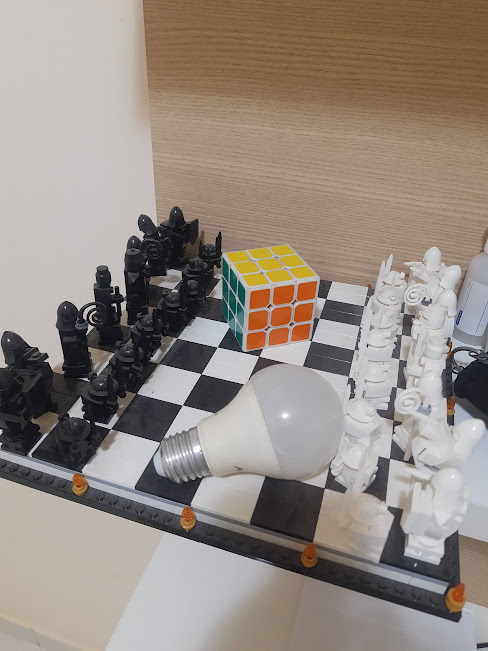
#> input picture img.jpg, 488 x 651 px, found by its file name
$ python 'decomposição.py'
#> lines starting #> are read from the running program, lines starting #| are printed output that depends on the picture
from matplotlib.image import imread
import numpy as np
import matplotlib.pyplot as plt
import pywt
plt.rcParams['figure.figsize'] = [16, 16]
plt.rcParams.update({'font.size': 18})

A = imread(r'C:\\Users\\artur\\OneDrive\\Área de Trabalho\\PDI\\exemplo_imagem\\img.jpg')
#> A is the input picture: shape (651, 488, 3); mean R, G, B 149.6, 138.6, 130.2
B = np.mean(A, -1); # converte para escala de cinza
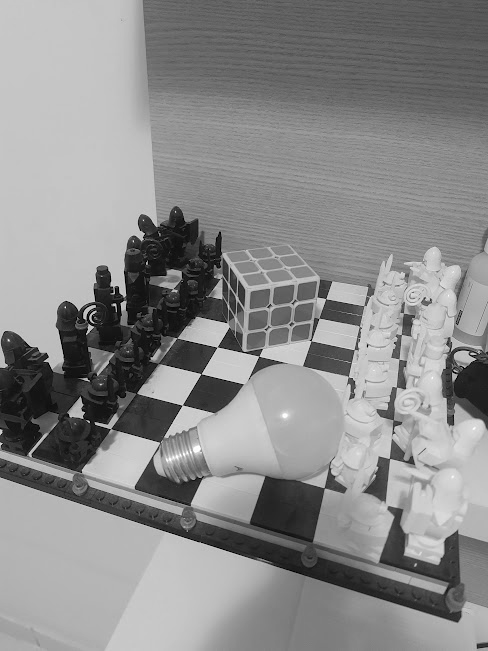
#> B: shape (651, 488) float64; min 0, max 255, mean 139.5

#Decomposição wavelet (nível 2) utilizando wavelet db1
n = 2
w = 'db1'
coeffs = pywt.wavedec2(B, wavelet = w, level=n)
#> coeffs = 3 items

#normalização dos coeficientes
coeffs[0] /= np.abs(coeffs[0]).max()
for detail_level in range(n):
    coeffs[detail_level + 1] = [d/np.abs(d).max() for d in coeffs[detail_level + 1]]
arr, coeff_slices = pywt.coeffs_to_array(coeffs)
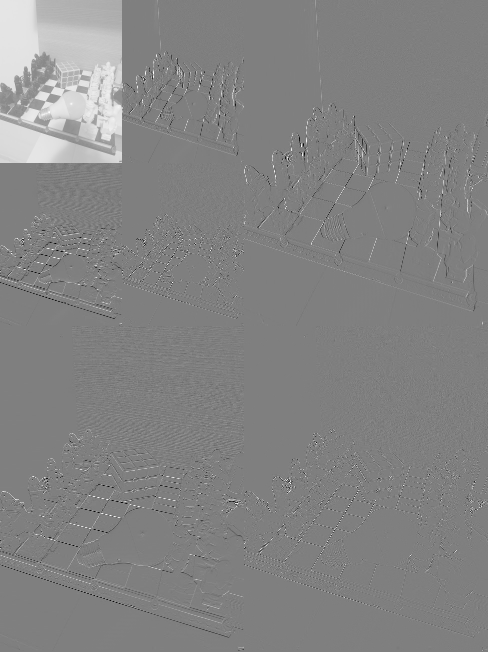
#> arr: shape (652, 488) float64; min -1, max 1, mean 0.0351; drawn with min black and max white
#> coeff_slices = 3 items

plt.imshow(arr, cmap='gray_r',vmin=-0.25, vmax=0.75)
plt.rcParams['figure.figsize'] = [16, 16]
plt.show()

$ run again, with big-ben.jpg copied over img.jpg
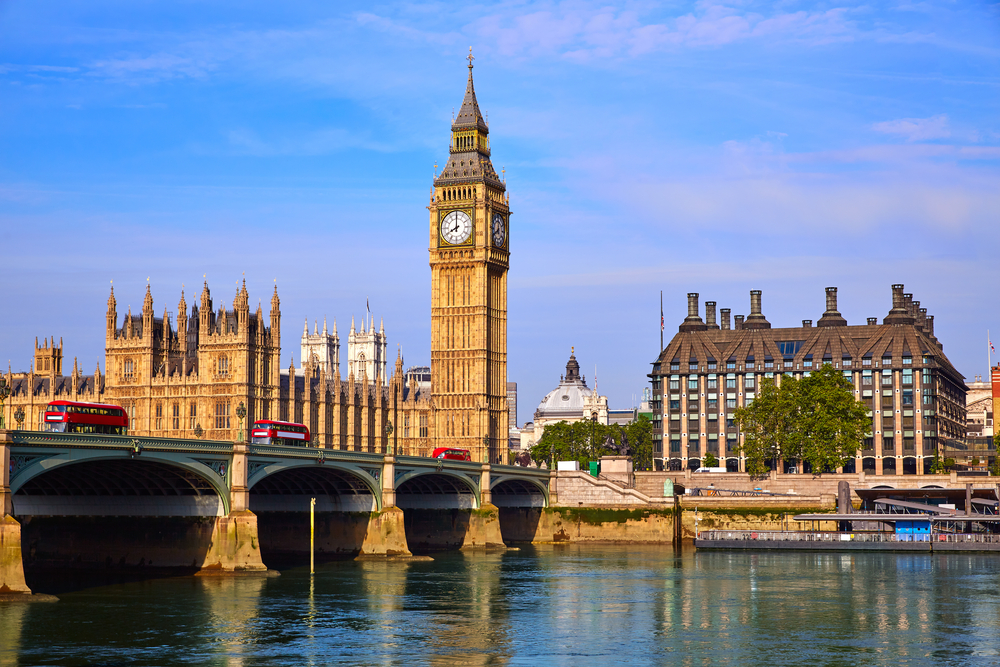
#> input picture big-ben.jpg, 1000 x 667 px, found by its file name
#> A is the input picture: shape (667, 1000, 3); mean R, G, B 120.3, 133.2, 157.9
#> `B = np.mean(A, -1);`:
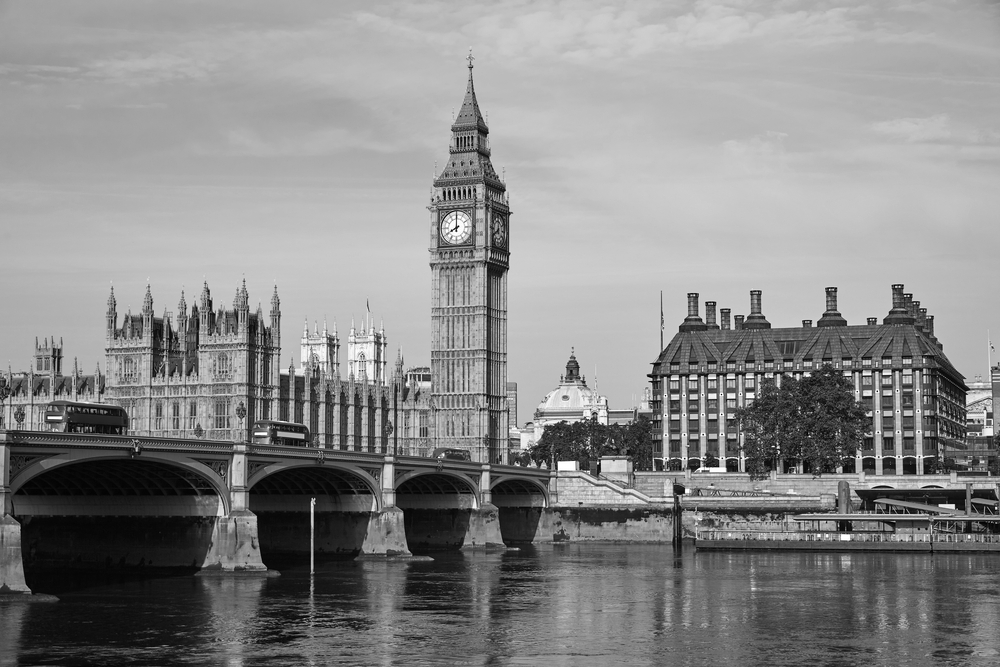
#> B: shape (667, 1000) float64; min 0, max 255, mean 137.1
#> coeffs = 3 items
#> `arr, coeff_slices = pywt.coeffs_to_array(coeffs)`:
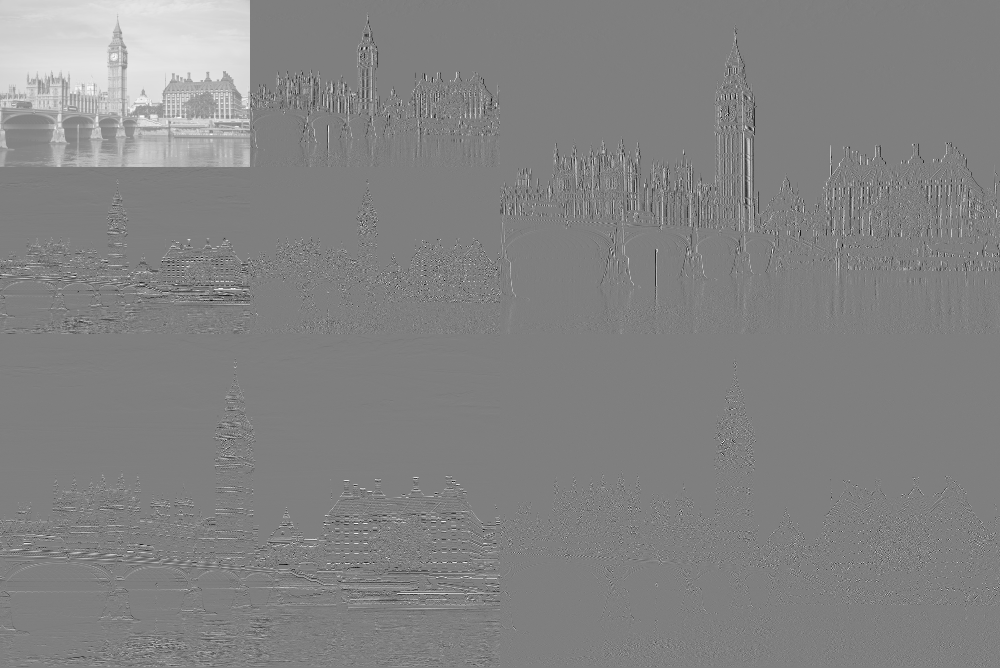
#> arr: shape (668, 1000) float64; min -1, max 1, mean 0.034; drawn with min black and max white

$ run again, with imagem1.jpg copied over img.jpg
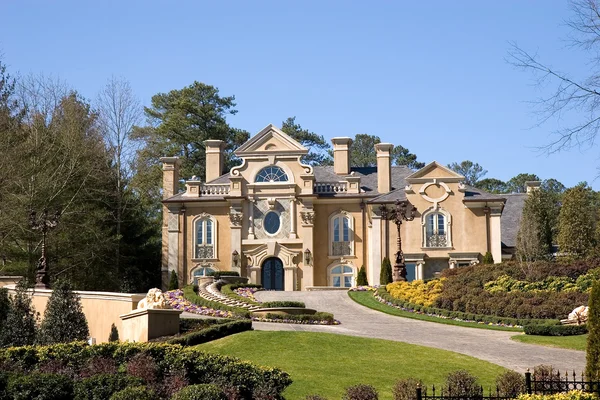
#> input picture imagem1.jpg, 600 x 400 px, found by its file name
#> A is the input picture: shape (400, 600, 3); mean R, G, B 124.5, 131.4, 133.5
#> `B = np.mean(A, -1);`:
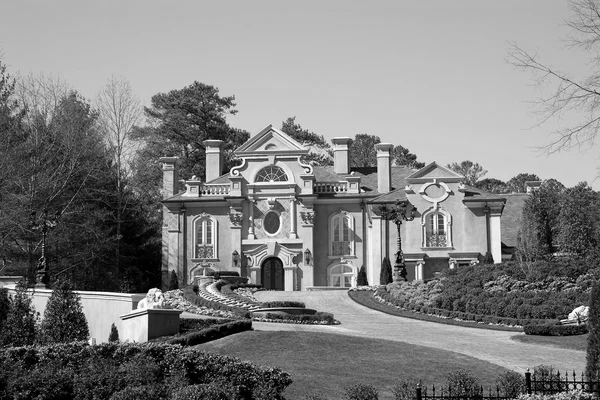
#> B: shape (400, 600) float64; min 0, max 255, mean 129.8
#> coeffs = 3 items
#> `arr, coeff_slices = pywt.coeffs_to_array(coeffs)`:
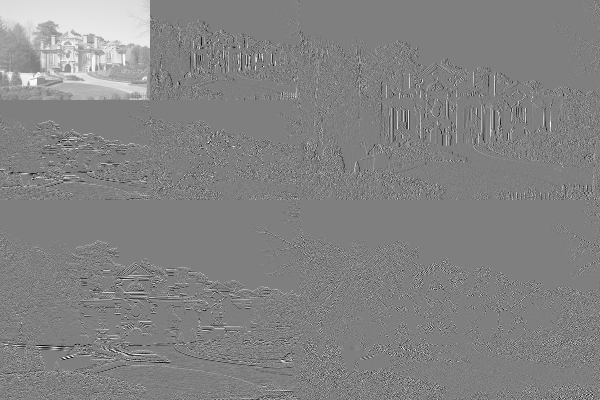
#> arr: shape (400, 600) float64; min -1, max 1, mean 0.0338; drawn with min black and max white

$ run again, with wavelets.jpg copied over img.jpg
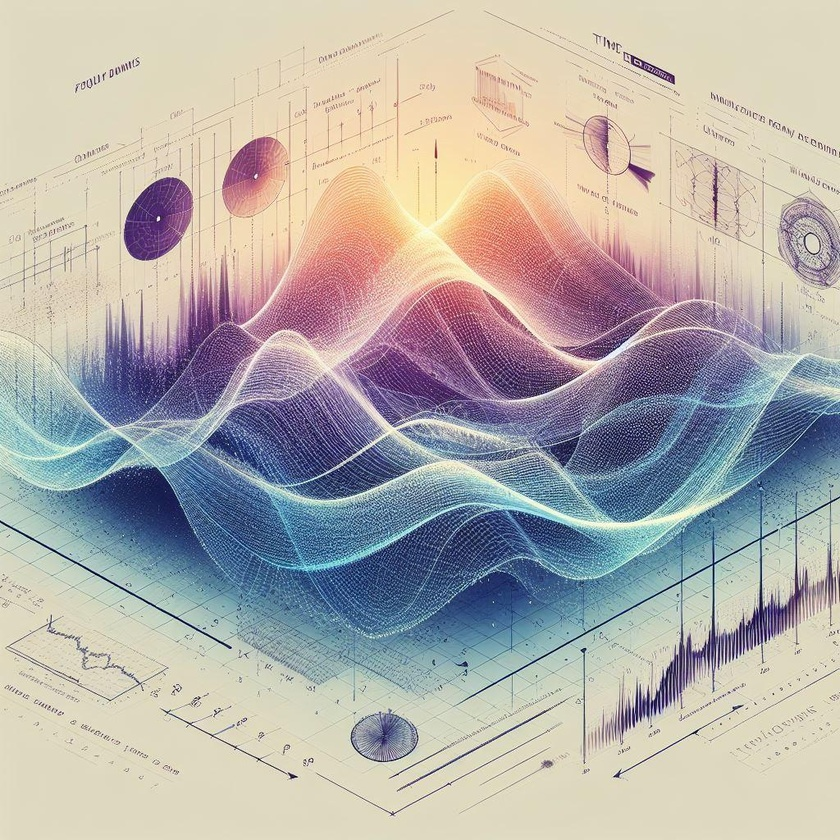
#> input picture wavelets.jpg, 840 x 840 px, shrunk from 1024 x 1024 before the run, found by its file name
#> A is the input picture: shape (840, 840, 3); mean R, G, B 178.9, 174.7, 170.5
#> `B = np.mean(A, -1);`:
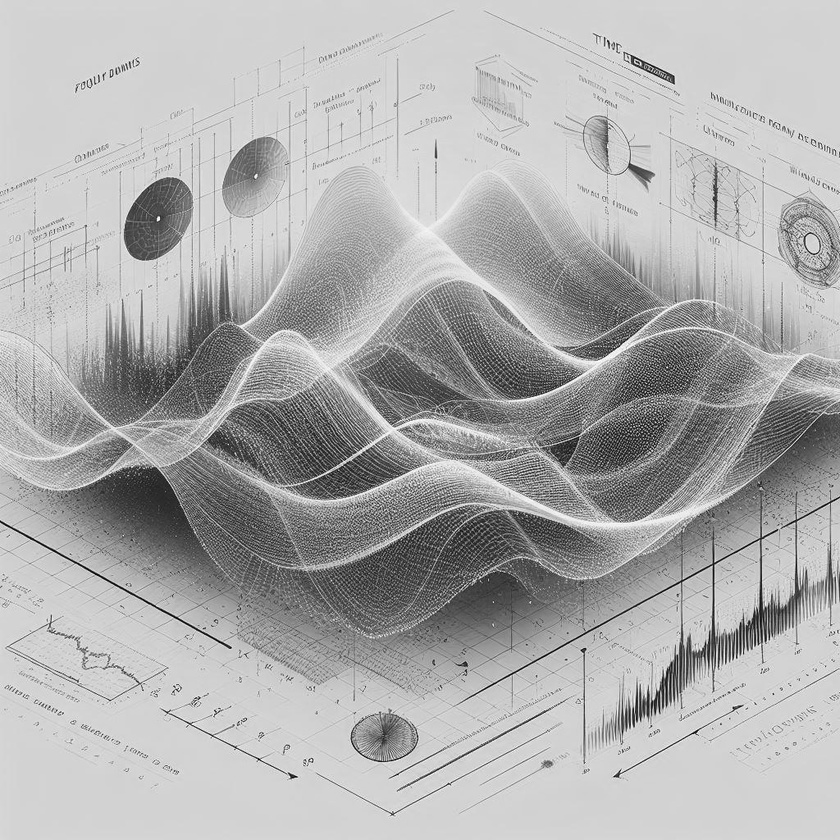
#> B: shape (840, 840) float64; min 2, max 254.3, mean 174.7
#> coeffs = 3 items
#> `arr, coeff_slices = pywt.coeffs_to_array(coeffs)`:
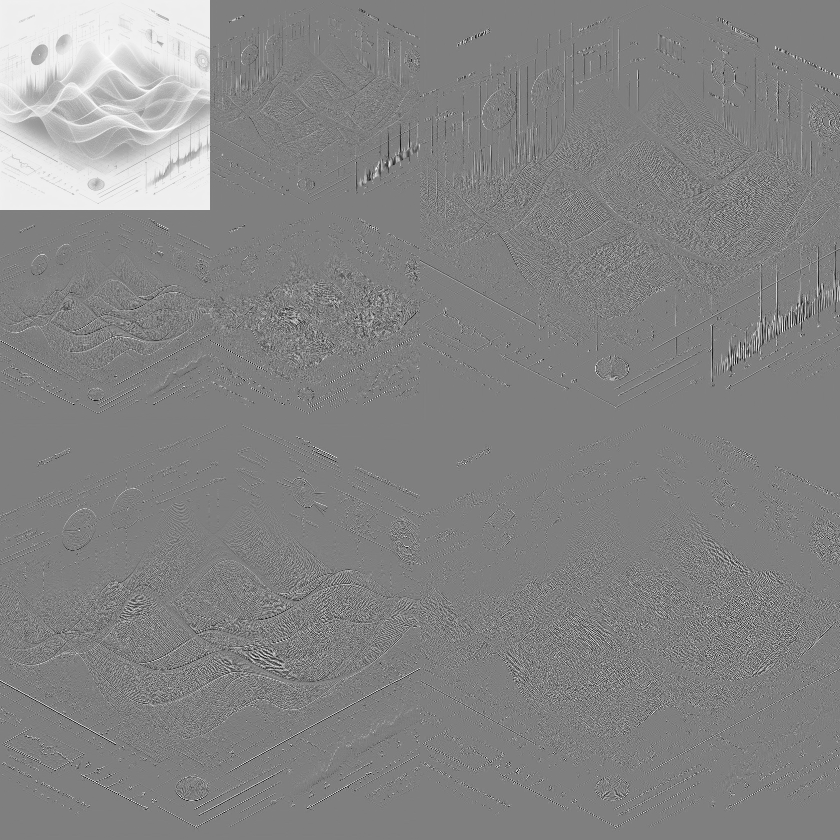
#> arr: shape (840, 840) float64; min -1, max 1, mean 0.0455; drawn with min black and max white
